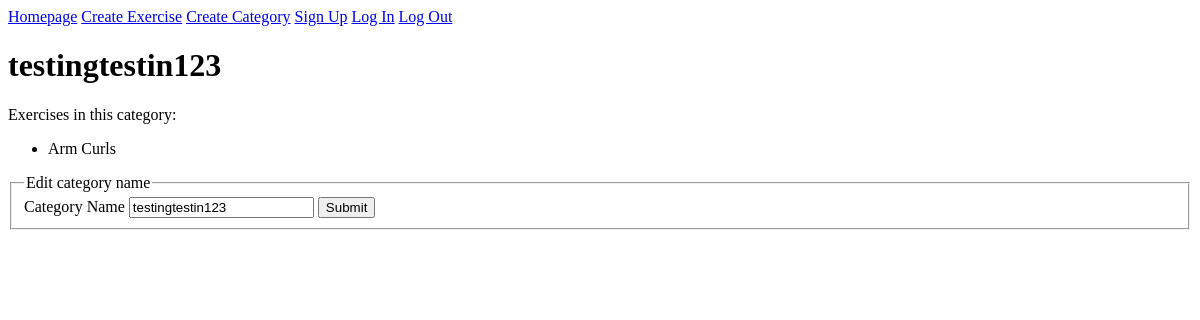
The page /category/1 on the database as committed earlier.
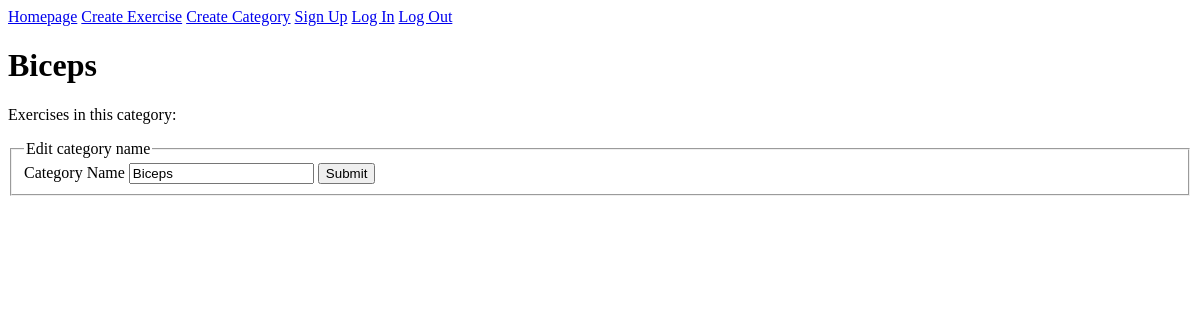
The same page on the database as committed later.
### exercise_app/models.py (models this page shows, shortened)
class Category(db.Model):
    id = db.Column(db.Integer, primary_key = True)
    name = db.Column(db.String(80), nullable = False)
    exercises = db.relationship('Exercise', back_populates='category')

class Exercise(db.Model):
    id = db.Column(db.Integer, primary_key = True)
    name = db.Column(db.String(80), nullable = False)
    description = db.Column(db.String(300), nullable = False)
    category_id = db.Column(db.Integer, db.ForeignKey('category.id'), nullable = False)
    category = db.relationship('Category', back_populates='exercises')
    favorited_by = db.relationship('User', secondary='favorite_exercises_table', back_populates='favorite_exercises')

### exercise_app/main/routes.py (the view)
@main.route('/category/<category_id>', methods=['POST', 'GET'])
def category_detail(category_id):
    category = Category.query.filter_by(id=category_id).one()
    exercises_in_cat = category.exercises
    form = CategoryForm(obj=category)
    if form.validate_on_submit():
        category.name = form.name.data
        db.session.commit()
        flash('Category name updated')
        return redirect(url_for('main.category_detail', category_id=category_id))
    return render_template('category_detail.html', category=category, form=form, exercises=exercises_in_cat)

### exercise_app/main/forms.py
class CategoryForm(FlaskForm):
    name = StringField('Category Name', validators=[DataRequired(), Length(min=1, max=100)])
    submit = SubmitField('Submit')

### exercise_app/templates/category_detail.html (shortened to what this page needs)
{% extends 'base.html' %}
{% block content %}
<h1>{{ category.name }}</h1>
<p>Exercises in this category:</p>
<ul>
    {% for exercise in exercises %}
    <li>{{ exercise.name }}</li>
    {% endfor %}
</ul>
<form method="POST" action="{{ url_for('main.category_detail', category_id=category.id) }}">
    <fieldset>
        <legend>Edit category name</legend>
        {{ form.name.label }}
        {{ form.name }}
        {{ form.submit }}
    </fieldset>
</form>
{% endblock %}

Rows that differ between the two databases and show on the page:
removed Exercise: name "Arm Curls"
changed Category: name "testingtestin123" → "Biceps"
